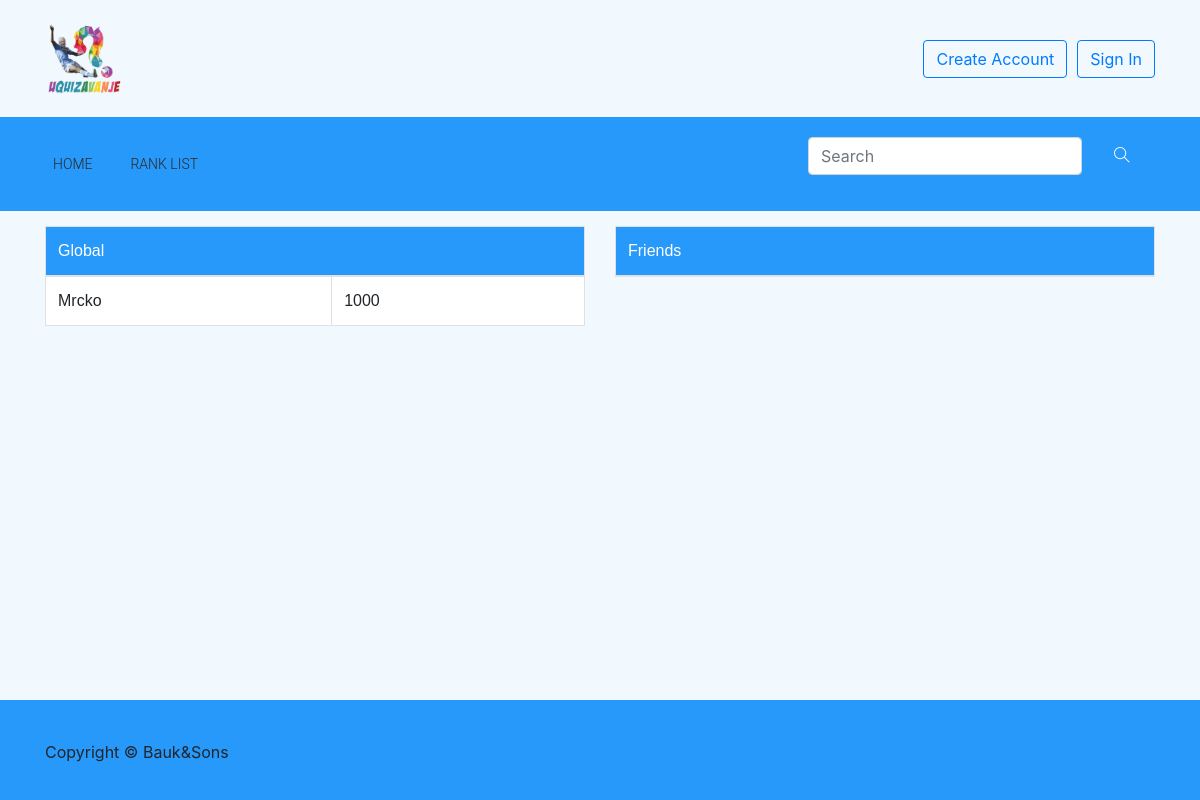
The app's page /rank_list, older data.
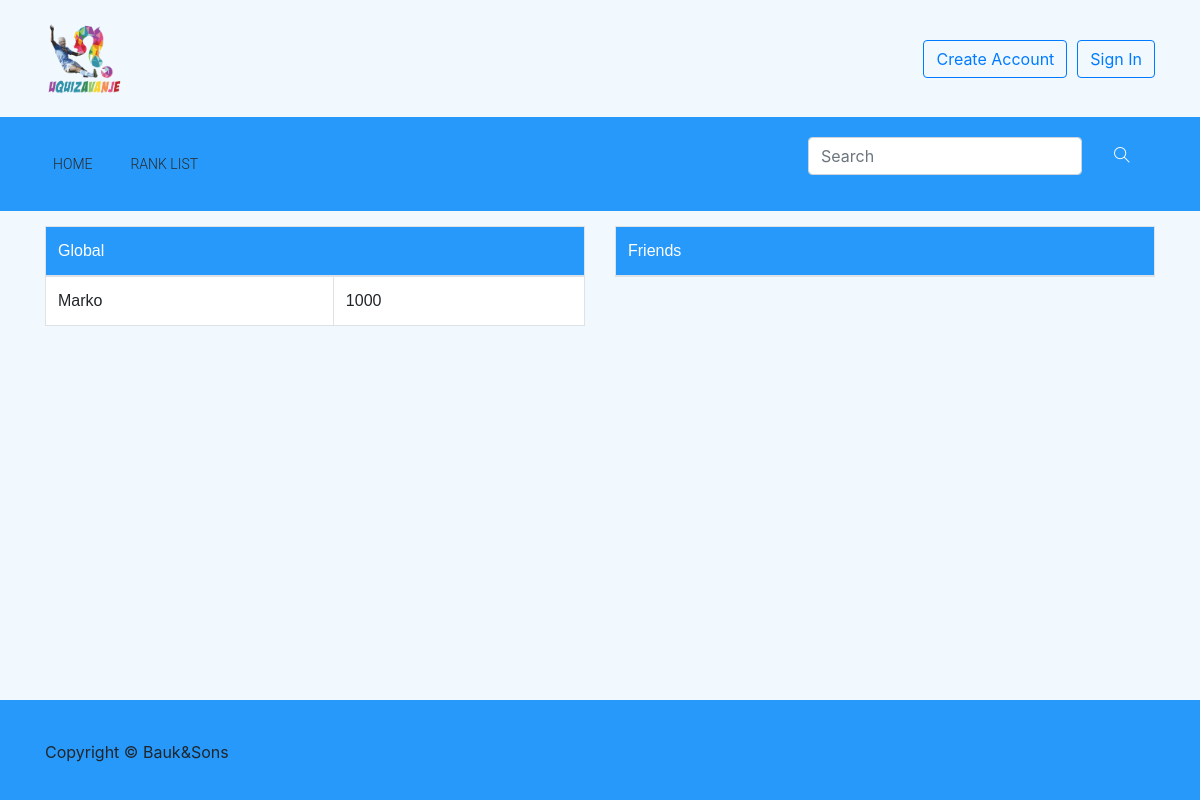
The same page, newer data.
### quiz/models.py (models this page shows, shortened)
class User(AbstractUser):
    email = models.EmailField(
        verbose_name='email address',
        max_length=255,
        unique=True,
    )
    age = models.IntegerField(null = True)
    is_active = models.BooleanField(default=True)
    is_moderator = models.BooleanField(default=False)
    wants_moderator = models.BooleanField(default = False)
    first_name = models.CharField(max_length=50)
    last_name = models.CharField( max_length=50)
    level = models.IntegerField(default = 0)
    picture = models.TextField(default = "quiz/default_avatar.jpg", max_length = 50, blank = True, null = True)
    ranking = models.IntegerField(default = -1)
    def __str__(self):
        temp = str(self.username) + " Level: " + str(self.level)
        if self.level >= 10:
            temp = temp + " Rating: " + str(self.ranking)
        return temp
    def get_global_top_10():
        return User.objects.filter(level__gte = 10).order_by('-ranking')[:10]
    USERNAME_FIELD = 'username'
    REQUIRED_FIELDS = ['email']

### quiz/views.py (the view)
# urls.py: path('rank_list',                    views.global_rank_list,             name = 'rank_list'),
def global_rank_list(request):
    template = loader.get_template('quiz/rank_list.html')
    context = {
        'top_10_friends': Friendship.top_10_friends(request.user),
        'top_10_users': User.get_global_top_10(),
    }
    print (User.get_global_top_10())
    return HttpResponse(template.render(context, request))

### quiz/models.py (called while the page is built)
    def top_10_friends(user):
        friends =  Friendship.objects.filter(first_friend_id = user.id, accepted = True)
        friendsLvl = friends.filter(second_friend_id__level__gte = 10)
        friendsLvlId = friendsLvl.values_list('second_friend_id')
        users = User.objects.filter(id__in = friendsLvlId)
        return users.order_by('ranking')[:10]

### quiz/templates/quiz/rank_list.html (shortened to what this page needs)
{% extends "quiz/base.html" %} {% block content %}
<div class="container text-center">
  <div class="row d-flex justify-content-center">
    <div class="col-md-6">
      <table class="table table-bordered rank_list_table">
        <thead>
          <tr>
            <td colspan="2">Global</td>
          </tr>
        </thead>
        <tbody>
          {% for user in top_10_users %}
          <tr>
            <td>{{ user.username }}</td>
            <td>{{ user.ranking }}</td>
          </tr>
          {% endfor %}
        </tbody>
      </table>
    </div>
    <div class="col-md-6">
      <table class="table table-bordered rank_list_table">
        <thead>
          <tr>
            <td colspan="2">Friends</td>
          </tr>
        </thead>
      </table>
    </div>
  </div>
</div>
{% endblock content%}

Row changes from the older to the newer data that the page shows:
removed User: username "Mrcko", ranking "1000"
added User: username "Marko", ranking "1000"
